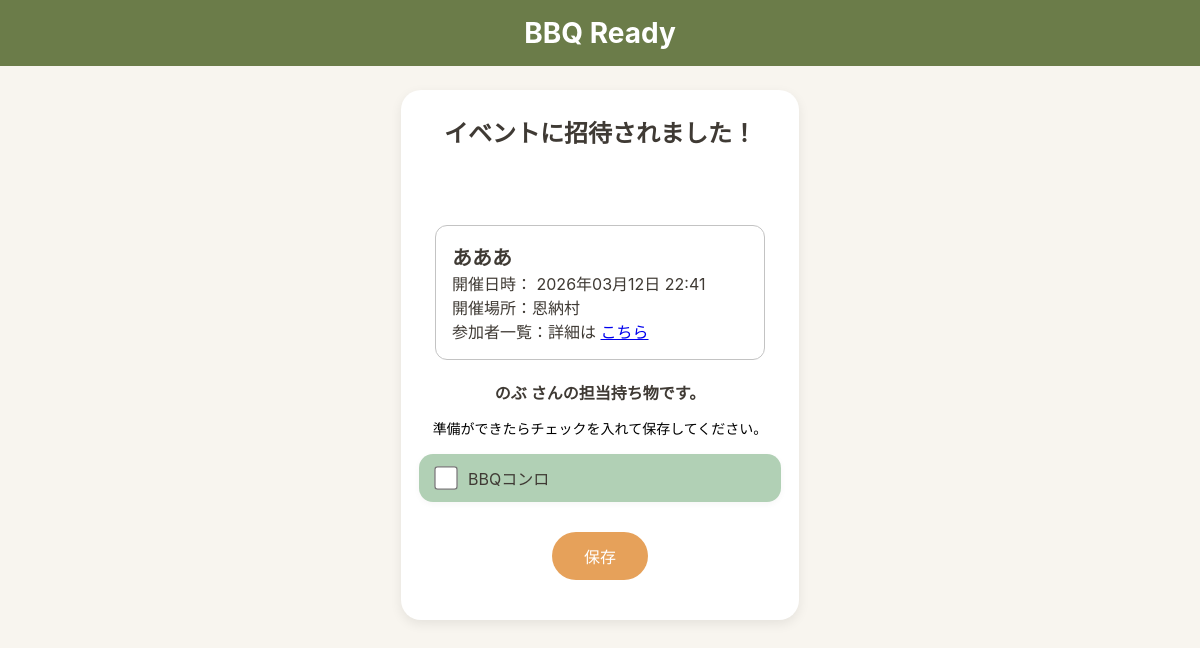
The page /invite/XXvU2_dszEIaWZlYCPKh0m7ZyKoIrdE2ieUiJIsDUIY/ on the database as committed earlier.
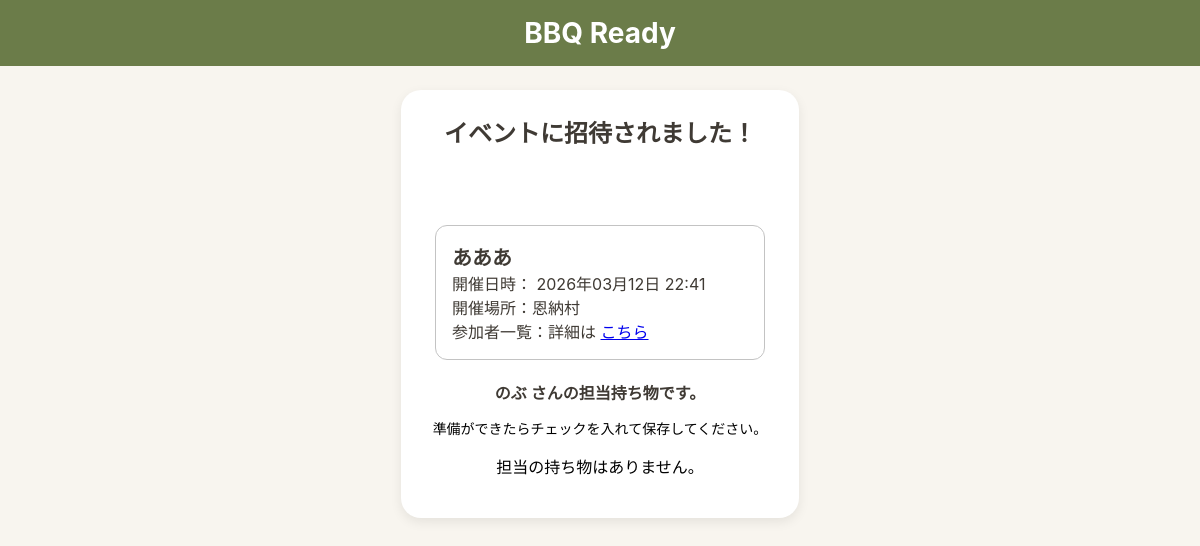
The same page on the database as committed later.
### bbq_app/models.py (models this page shows, shortened)
class EventItem(models.Model):
    event = models.ForeignKey(Event, on_delete=models.CASCADE, related_name="event_items")
    bbq_item = models.ForeignKey(BbqItem, on_delete=models.CASCADE, related_name="event_items")
    is_selected = models.BooleanField(default=False)
    assignee = models.ForeignKey(
        "Participant",
        null=True,
        blank=True,
        on_delete=models.SET_NULL,
        related_name="assigned_items"
    )
    is_ready = models.BooleanField(default=False)
    created_at = models.DateTimeField(auto_now_add=True)
    updated_at = models.DateTimeField(auto_now=True)
    class Meta:
        constraints = [
            models.UniqueConstraint(
                fields=["event", "bbq_item"],
                name="unique_event_bbq_item"
            )
        ]

class BbqItem(models.Model):
    class Category(models.IntegerChoices):
        FIRE = 1, "火起こし・調理グッズ"
        PLACE = 2, "会場設営"
        FOOD = 3, "食材・飲み物"
        CONVENIENCE = 4, "便利グッズ"
        OTHER = 5, "その他"
    user = models.ForeignKey(settings.AUTH_USER_MODEL, null=True, blank=True, on_delete=models.CASCADE, related_name="bbq_items")
    name = models.CharField("持ち物名", max_length=50)
    category = models.IntegerField(choices=Category.choices)
    created_at = models.DateTimeField(auto_now_add=True)
    updated_at = models.DateTimeField(auto_now=True)

### bbq_app/views.py (the view, shortened to what this page needs)
# urls.py: path("invite/<str:token>/", views.invitation_access, name="invitation_access"),
def invitation_access(request, token):
    invitation = Invitation.objects.filter(token=token).select_related("participant__event").first()
    if not invitation:
        return render(request, "bbq_app/invitation_invalid.html")
    if (
        not invitation.guest_name
        and invitation.expires_at
        and invitation.expires_at < timezone.now()
    ):
        return render(
            request,
            "bbq_app/invitation_expired.html",
            {"invitation": invitation}
        )
    assigned_items = EventItem.objects.filter(
        event=invitation.participant.event,
        assignee=invitation.participant,
        is_selected=True
    ).select_related("bbq_item").order_by("id")
    return render(
        request,
        "bbq_app/invitation_access.html",
        {
            "invitation": invitation,
            "assigned_items": assigned_items,
        }
    )

### bbq_app/templates/bbq_app/invitation_access.html (shortened to what this page needs)
<DOCTYPE html>
<html lang="ja">
<head>
    {% load static %}
    <link rel="stylesheet" href="{% static 'bbq_app/css/style.css' %}">
</head>
<body class="guest-page">
<div class="guest-page__container">
    <header class="guest-page__header">
        <h1 class="guest-page__title">BBQ Ready</h1>
    </header>
    <main class="guest-page__content">
        <section class="guest-card">
            <h2 class="guest-card__heading">イベントに招待されました！</h2>
            {% if not invitation.guest_name %}
                <p class="guest-card__text">参加するお名前を入力してください。</p>
                <form method="post" class="guest-form">
                    {% csrf_token %}
                    <input type="text" name="guest_name" placeholder="名前を入力" class="guest-input">
                    <button type="submit" class="guest-button">登録</button>
                </form>
            {% else %}
                {% include "bbq_app/partials/guest_event_header.html" with event=invitation.participant.event %}
                <div class="guest-items-info">
                    <p class="guest-items-title">
                        {{ invitation.guest_name }} さんの担当持ち物です。
                    </p>
                    <p class="guest-items-description">
                        準備ができたらチェックを入れて保存してください。
                    </p>
                </div>
                <form method="post" class="guest-form">
                    <ul class="guest-items">
                        {% for event_item in assigned_items %}
                            <li class="guest-item">
                                <label class="guest-item__label">
                                    <input
                                        type="checkbox"
                                        name="ready_items"
                                        value="{{ event_item.id }}"
                                    >
                                    <span>{{ event_item.bbq_item.name }}</span>
                                </label>
                            </li>
                        {% empty %}
                            <li class="guest-empty">担当の持ち物はありません。</li>
                        {% endfor %}
                    </ul>
                    {% if assigned_items %}
                        <button type="submit" class="guest-button">保存</button>
                    {% endif %}
                </form>
            {% endif %}
        </section>
    </main>
</div>
</body>
</html>

Rows that differ between the two databases and show on the page:
removed EventItem: bbq_item.name "BBQコンロ"
Other text that changed with them:
text no longer shown: "保存"
text now shown: "担当の持ち物はありません。"
